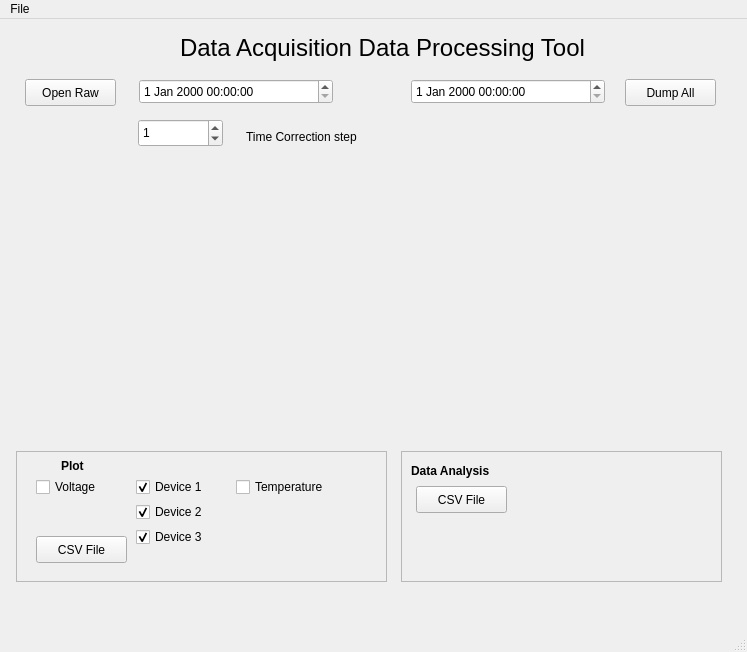
<?xml version="1.0" encoding="UTF-8"?>
<ui version="4.0">
 <class>DataProcessingMainWindow</class>
 <widget class="QMainWindow" name="DataProcessingMainWindow">
  <property name="geometry">
   <rect>
    <x>0</x>
    <y>0</y>
    <width>747</width>
    <height>652</height>
   </rect>
  </property>
  <property name="windowTitle">
   <string>Data Acquitition Processing Tools</string>
  </property>
  <widget class="QWidget" name="centralwidget">
   <widget class="QPushButton" name="openReadFileButton">
    <property name="geometry">
     <rect>
      <x>25</x>
      <y>60</y>
      <width>91</width>
      <height>27</height>
     </rect>
    </property>
    <property name="toolTip">
     <string>&lt;html&gt;&lt;head/&gt;&lt;body&gt;&lt;p&gt;Open a raw txt data file for processing&lt;/p&gt;&lt;/body&gt;&lt;/html&gt;</string>
    </property>
    <property name="text">
     <string>Open Raw</string>
    </property>
   </widget>
   <widget class="QLabel" name="label">
    <property name="geometry">
     <rect>
      <x>180</x>
      <y>8</y>
      <width>453</width>
      <height>41</height>
     </rect>
    </property>
    <property name="font">
     <font>
      <pointsize>18</pointsize>
     </font>
    </property>
    <property name="text">
     <string>Data Acquisition Data Processing Tool</string>
    </property>
   </widget>
   <widget class="QDateTimeEdit" name="startTime">
    <property name="geometry">
     <rect>
      <x>139</x>
      <y>60</y>
      <width>194</width>
      <height>25</height>
     </rect>
    </property>
   </widget>
   <widget class="QDateTimeEdit" name="endTime">
    <property name="geometry">
     <rect>
      <x>411</x>
      <y>60</y>
      <width>194</width>
      <height>25</height>
     </rect>
    </property>
   </widget>
   <widget class="QPushButton" name="dumpAllButton">
    <property name="geometry">
     <rect>
      <x>625</x>
      <y>60</y>
      <width>91</width>
      <height>27</height>
     </rect>
    </property>
    <property name="toolTip">
     <string>&lt;html&gt;&lt;head/&gt;&lt;body&gt;&lt;p&gt;Extracts and interprets all data in csv form suitable for spreadsheet&lt;/p&gt;&lt;/body&gt;&lt;/html&gt;</string>
    </property>
    <property name="text">
     <string>Dump All</string>
    </property>
   </widget>
   <widget class="QFrame" name="plotFrame">
    <property name="geometry">
     <rect>
      <x>16</x>
      <y>432</y>
      <width>371</width>
      <height>131</height>
     </rect>
    </property>
    <property name="toolTip">
     <string>Plots of data from combined files. State plots are made for one battery only.</string>
    </property>
    <property name="frameShape">
     <enum>QFrame::StyledPanel</enum>
    </property>
    <property name="frameShadow">
     <enum>QFrame::Raised</enum>
    </property>
    <widget class="QLabel" name="plotLabel">
     <property name="geometry">
      <rect>
       <x>45</x>
       <y>5</y>
       <width>31</width>
       <height>20</height>
      </rect>
     </property>
     <property name="font">
      <font>
       <weight>75</weight>
       <bold>true</bold>
      </font>
     </property>
     <property name="text">
      <string>Plot</string>
     </property>
    </widget>
    <widget class="QCheckBox" name="voltagePlotCheckBox">
     <property name="geometry">
      <rect>
       <x>20</x>
       <y>25</y>
       <width>93</width>
       <height>22</height>
      </rect>
     </property>
     <property name="toolTip">
      <string>&lt;html&gt;&lt;head/&gt;&lt;body&gt;&lt;p&gt;Tick to plot voltage, untick to plot current&lt;/p&gt;&lt;/body&gt;&lt;/html&gt;</string>
     </property>
     <property name="text">
      <string>Voltage</string>
     </property>
    </widget>
    <widget class="QPushButton" name="plotFileSelectButton">
     <property name="geometry">
      <rect>
       <x>20</x>
       <y>85</y>
       <width>91</width>
       <height>27</height>
      </rect>
     </property>
     <property name="toolTip">
      <string>&lt;html&gt;&lt;head/&gt;&lt;body&gt;&lt;p&gt;Select the csv file to be plotted.&lt;/p&gt;&lt;/body&gt;&lt;/html&gt;</string>
     </property>
     <property name="text">
      <string>CSV File</string>
     </property>
    </widget>
    <widget class="QCheckBox" name="device1Checkbox">
     <property name="geometry">
      <rect>
       <x>120</x>
       <y>25</y>
       <width>93</width>
       <height>22</height>
      </rect>
     </property>
     <property name="text">
      <string>Device 1</string>
     </property>
     <property name="checked">
      <bool>true</bool>
     </property>
    </widget>
    <widget class="QCheckBox" name="device3Checkbox">
     <property name="geometry">
      <rect>
       <x>120</x>
       <y>75</y>
       <width>93</width>
       <height>22</height>
      </rect>
     </property>
     <property name="text">
      <string>Device 3</string>
     </property>
     <property name="checked">
      <bool>true</bool>
     </property>
    </widget>
    <widget class="QCheckBox" name="device2Checkbox">
     <property name="geometry">
      <rect>
       <x>120</x>
       <y>50</y>
       <width>93</width>
       <height>22</height>
      </rect>
     </property>
     <property name="text">
      <string>Device 2</string>
     </property>
     <property name="checked">
      <bool>true</bool>
     </property>
    </widget>
    <widget class="QCheckBox" name="temperaturePlotCheckbox">
     <property name="geometry">
      <rect>
       <x>220</x>
       <y>25</y>
       <width>111</width>
       <height>22</height>
      </rect>
     </property>
     <property name="text">
      <string>Temperature</string>
     </property>
     <property name="checked">
      <bool>false</bool>
     </property>
    </widget>
   </widget>
   <widget class="QFrame" name="dataAnalysisFrame">
    <property name="geometry">
     <rect>
      <x>401</x>
      <y>432</y>
      <width>321</width>
      <height>131</height>
     </rect>
    </property>
    <property name="toolTip">
     <string>&lt;html&gt;&lt;head/&gt;&lt;body&gt;&lt;p&gt;Analysis of combined data files for performance tracking. Results are printed to individual files.&lt;/p&gt;&lt;/body&gt;&lt;/html&gt;</string>
    </property>
    <property name="frameShape">
     <enum>QFrame::StyledPanel</enum>
    </property>
    <property name="frameShadow">
     <enum>QFrame::Raised</enum>
    </property>
    <widget class="QLabel" name="dataAnalysisLabel">
     <property name="geometry">
      <rect>
       <x>10</x>
       <y>10</y>
       <width>106</width>
       <height>20</height>
      </rect>
     </property>
     <property name="font">
      <font>
       <weight>75</weight>
       <bold>true</bold>
      </font>
     </property>
     <property name="toolTip">
      <string>&lt;html&gt;&lt;head/&gt;&lt;body&gt;&lt;p&gt;Analysis of combined data files for performance tracking. Results are printed to individual files.&lt;/p&gt;&lt;/body&gt;&lt;/html&gt;</string>
     </property>
     <property name="text">
      <string>Data Analysis</string>
     </property>
    </widget>
    <widget class="QPushButton" name="analysisFileSelectButton">
     <property name="geometry">
      <rect>
       <x>15</x>
       <y>35</y>
       <width>91</width>
       <height>27</height>
      </rect>
     </property>
     <property name="toolTip">
      <string>&lt;html&gt;&lt;head/&gt;&lt;body&gt;&lt;p&gt;Select the csv file to be analysed.&lt;/p&gt;&lt;/body&gt;&lt;/html&gt;</string>
     </property>
     <property name="text">
      <string>CSV File</string>
     </property>
    </widget>
   </widget>
   <widget class="QLabel" name="errorMessageLabel">
    <property name="geometry">
     <rect>
      <x>15</x>
      <y>580</y>
      <width>696</width>
      <height>17</height>
     </rect>
    </property>
    <property name="text">
     <string/>
    </property>
   </widget>
   <widget class="QSpinBox" name="timeCorrectionSpinBox">
    <property name="geometry">
     <rect>
      <x>138</x>
      <y>100</y>
      <width>85</width>
      <height>28</height>
     </rect>
    </property>
    <property name="toolTip">
     <string>If time is to be corrected, add this value to last valid time.</string>
    </property>
    <property name="maximum">
     <number>60</number>
    </property>
    <property name="value">
     <number>1</number>
    </property>
   </widget>
   <widget class="QLabel" name="timeCorrectionLabel">
    <property name="geometry">
     <rect>
      <x>246</x>
      <y>110</y>
      <width>129</width>
      <height>16</height>
     </rect>
    </property>
    <property name="text">
     <string>Time Correction step</string>
    </property>
   </widget>
  </widget>
  <widget class="QMenuBar" name="menubar">
   <property name="geometry">
    <rect>
     <x>0</x>
     <y>0</y>
     <width>747</width>
     <height>27</height>
    </rect>
   </property>
   <widget class="QMenu" name="menuFile">
    <property name="title">
     <string>File</string>
    </property>
    <addaction name="actionOpen_Datafile"/>
    <addaction name="actionPlot"/>
   </widget>
   <addaction name="menuFile"/>
  </widget>
  <widget class="QStatusBar" name="statusbar"/>
  <action name="actionOpen_Datafile">
   <property name="text">
    <string>Open Datafile</string>
   </property>
  </action>
  <action name="actionEnergy_Analysis">
   <property name="text">
    <string>Energy Analysis</string>
   </property>
  </action>
  <action name="actionPlot">
   <property name="text">
    <string>Plot</string>
   </property>
  </action>
 </widget>
 <resources/>
 <connections/>
</ui>
